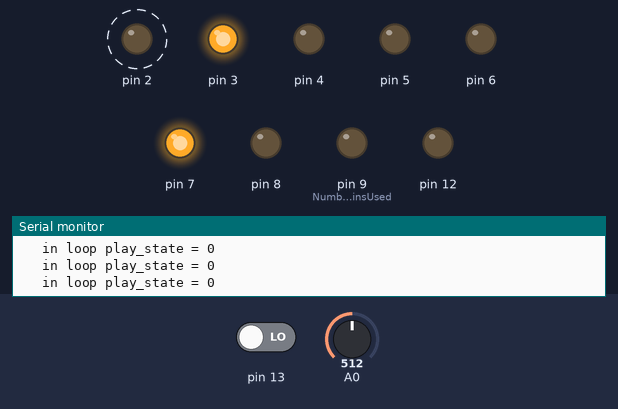
The sketch below on a simulated Arduino Uno, built with avr-gcc and run on an emulated ATmega328P. Parts: output pins drawn as LEDs (lit = HIGH), the last lines printed to the serial monitor. Dashed ring = blinking. Inputs (shaded band) come from the test bench; at power-on: pin 13 LOW, A0 = 512. Random numbers use the default seed unless the sketch sets one; the audio player accepts every command and is not drawn.

Above: at 8.7 s.
8.8 s: pin 13 driven HIGH
At 10.53 s:
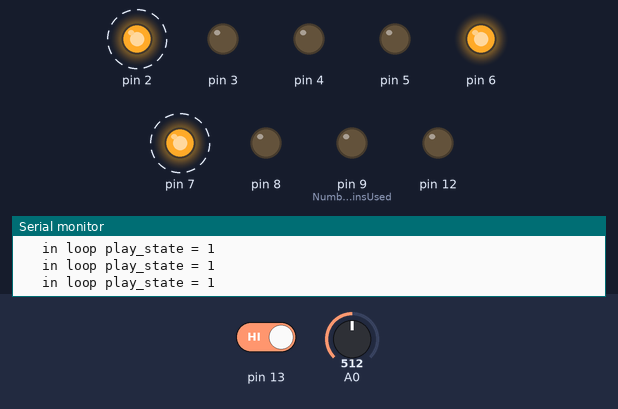
11.8 s: pin 13 driven LOW
At 12.01 s:
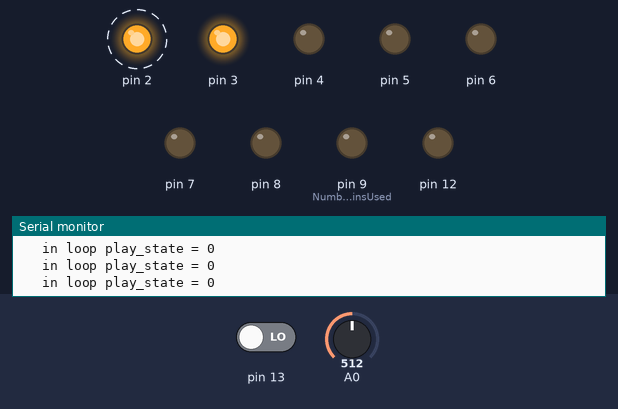
14.8 s: pin 13 driven HIGH
At 17.66 s:
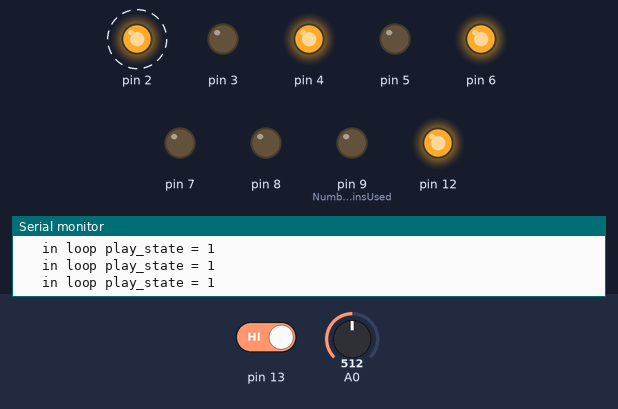
17.8 s: pin 13 driven LOW
At 18.07 s:
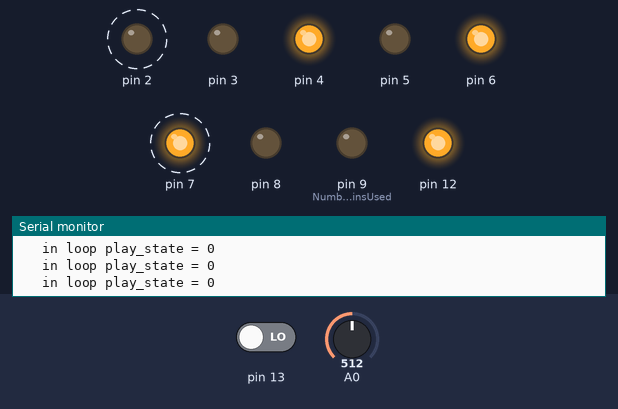
20.8 s: pin 13 driven HIGH
23.8 s: pin 13 driven LOW
Timing chart, 0 to 32.3 s (numbered marks = the images above; inputs shaded):
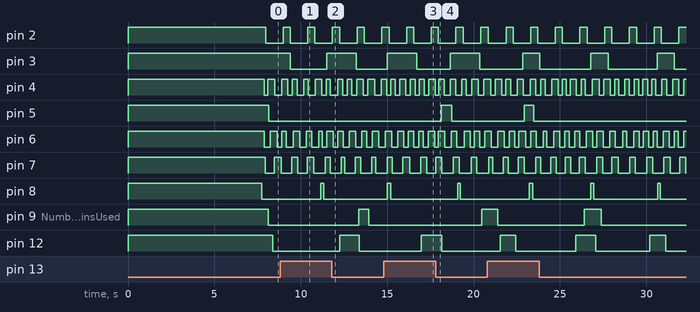

The sketch:

Waterfall.ino
```cpp
#include "SoftwareSerial.h"
#include "DFRobotDFPlayerMini.h"
#include <Wire.h>
//#include <LiquidCrystal_I2C.h>
SoftwareSerial mySoftwareSerial(10,11); // RX, TX
DFRobotDFPlayerMini myDFPlayer;  //Instantiate myDFPlayer
int maxSongs = 1;  //How many songs are on the SD card?  Not used in this program


/*
 There are nine slots for storing control values for LED.  For each slot we store the number of
 the pin controlled by this slot and its current state ("ON" or "OFF"). For analog controlled LEDs
 three additional states exist : "RISE", "DWELL" and "FALL")
 We also note whether the pin is Digital or Analog ("D" or "A"). MinOnTime and MaxOnTime
 represent the upper and lower bounds for how long, in milliseconds, that this LED in this slot
 may be on without cycling off.  MinOffTime and MaxOffTime represent the upper and lower bounds for
 how long, in milliseconds, that the LED in this slot may be off without cycling on.  NextStateChangeTime
 represents the next time, in milliseconds, when the LED in this slot is scheduled to cycle
 into its opposite state.

 */
int PinNumber[10];
String LEDState[10];
char AnalogOrDigital[10];
unsigned int MinOnTime[10];
unsigned int MaxOnTime[10];
unsigned int MinOffTime[10];
unsigned int MaxOffTime[10];
unsigned long StartTime[10];
unsigned long NextStateChangeTime[10];
int RisePercent[10];
int FallPercent[10];


int i;
long currentSong=1;
int A0Value;
unsigned long newSeed;
boolean play_state;
int NumberOfPinsUsed;
//
// Most displays are at address 0x27, but some are 0x35; use the SCANNER program
// available at some Arduino sites to see which you have, or if 0x27 fails,
// try 0x35.
//

//LiquidCrystal_I2C lcd=LiquidCrystal_I2C(0x27,20,4);

void setup()
{
   pinMode(2,OUTPUT);
   pinMode(3,OUTPUT);
   pinMode(4,OUTPUT);
   pinMode(5,OUTPUT);
   pinMode(6,OUTPUT);
   pinMode(7,OUTPUT);
   pinMode(8,OUTPUT);
   pinMode(9,OUTPUT);
   pinMode(12,OUTPUT);

   digitalWrite(2,HIGH);
   digitalWrite(3,HIGH);
   digitalWrite(4,HIGH);
   digitalWrite(5,HIGH);
   digitalWrite(6,HIGH);
   digitalWrite(7,HIGH);
   digitalWrite(8,HIGH);
   digitalWrite(9,HIGH);
   digitalWrite(12,HIGH);

   delay(5000);

   mySoftwareSerial.begin(9600);  //Start serial communication
   Serial.println("Waterfall 06/30/20");
   //lcd.init();
   //lcd.backlight();
   //lcd.setCursor(0,0);
   //lcd.print("Waterfall   06/30/20");
   //lcd.setCursor(1,1);
   //lcd.print("                    ");
   A0Value=analogRead(0);
   newSeed=millis()*A0Value;
   randomSeed(newSeed);
   //Serial.print("newSeed=");Serial.print(newSeed);  Serial.print("   A0Value=");Serial.println(A0Value);
   //pinMode(buttonPin, INPUT_PULLUP);
   delay(500);
   Serial.begin(9600);
   Serial.println("DFRobot DFPlayer Mini");
   Serial.println("Initializing DFPlayer... (please wait 3~5 seconds)");


   if (!myDFPlayer.begin(mySoftwareSerial))
      {
      Serial.println("Initialization Failure:");
      Serial.println("1.Check the connections to the DFPlayer Mini");
      Serial.println("2.Make certain the SD card is inserted in the player");
      //lcd.setCursor(0,1);lcd.print("Player init failure");
      while (true);  //remove comment after MP3 Player installed
      }


   Serial.println();
   Serial.println("DFPlayer Mini Module initialized!");
   delay(1000);
   A0Value=analogRead(0);
   newSeed=millis()*A0Value;
   randomSeed(newSeed);
   Serial.print("newSeed=");Serial.print(newSeed);  Serial.print("   A0Value=");Serial.println(A0Value);


//initialize LED Slot Parameters
//
//  by my convention, the red wire is on the long LED lead (anode),
//  and the black wire is on the shorter lead (cathode).  The black
//  wire will have the resistor, and is connected to the ground bus.
//  Which by elimination means that the red wire is connected to a
//  digital pin.
//


NumberOfPinsUsed=9;

PinNumber[1]=2;                 //  by default, pin 2 is a consistant "heart beat"
   AnalogOrDigital[1]='D';
   LEDState[1]="OFF";
   MinOnTime[1]=400;            //  all instances must be less than 65000
   MaxOnTime[1]=400;            //  all instances must be less than 65000
   MinOffTime[1]=1000;          //  all instances must be less than 65000
   MaxOffTime[1]=1000;          //  all instances must be less than 65000
   NextStateChangeTime[1]=500;

PinNumber[2]=3;
   AnalogOrDigital[2]='D';
   LEDState[2]="OFF";
   MinOnTime[2]=500;
   MaxOnTime[2]=2000;
   MinOffTime[2]=1500;
   MaxOffTime[2]=3000;
   NextStateChangeTime[2]=8000;

PinNumber[3]=4;
   AnalogOrDigital[3]='D';
   LEDState[3]="OFF";
   MinOnTime[3]=200;
   MaxOnTime[3]=400;
   MinOffTime[3]=200;
   MaxOffTime[3]=400;
   NextStateChangeTime[3]=2000;

PinNumber[4]=5;
   AnalogOrDigital[4]='D';
   LEDState[4]="OFF";
   MinOnTime[4]=500;
   MaxOnTime[4]=700;
   MinOffTime[4]=4000;
   MaxOffTime[4]=10000;
   NextStateChangeTime[4]=5000;

PinNumber[5]=6;
   AnalogOrDigital[5]='D';
   LEDState[5]="OFF";
   MinOnTime[5]=200;
   MaxOnTime[5]=400;
   MinOffTime[5]=200;
   MaxOffTime[5]=400;
   NextStateChangeTime[5]=2000;

PinNumber[6]=7;
   AnalogOrDigital[6]='D';
   LEDState[6]="OFF";
   MinOnTime[6]=200;
   MaxOnTime[6]=400;
   MinOffTime[6]=500;
   MaxOffTime[6]=700;
   NextStateChangeTime[6]=2000;

PinNumber[7]=8;
   AnalogOrDigital[7]='D';
   LEDState[7]="OFF";
   MinOnTime[7]=100;
   MaxOnTime[7]=200;
   MinOffTime[7]=2000;
   MaxOffTime[7]=4000;
   NextStateChangeTime[7]=2000;

PinNumber[8]=9;
   AnalogOrDigital[8]='D';
   LEDState[8]="OFF";
   MinOnTime[8]=500;
   MaxOnTime[8]=1000;
   MinOffTime[8]=5000;
   MaxOffTime[8]=7000;
   NextStateChangeTime[8]=2000;

PinNumber[9]=12;
   AnalogOrDigital[9]='D';
   LEDState[9]="OFF";
   MinOnTime[9]=800;
   MaxOnTime[9]=1200;
   MinOffTime[9]=3000;
   MaxOffTime[9]=4000;
   NextStateChangeTime[9]=2000;


//Initialize Player Parameters

   myDFPlayer.setTimeOut(500); //Timeout serial 500ms
   myDFPlayer.volume(30); // Max Volume is 30
   myDFPlayer.EQ(0); //Normal Equalization
   //maxSongs = myDFPlayer.readFileCounts(DFPLAYER_DEVICE_SD);
   Serial.println();
   //lcd.setCursor(0,1);lcd.print("Player init success");
   delay(500);
   myDFPlayer.play(currentSong);
   play_state=digitalRead(13);  //Is the MP3 device playing anything at the moment?
Serial.print("in setup, play_state = ");Serial.println(play_state);


}

void loop()
{

//
//  check to see if the player has come to the end of the background MP3 file
//
play_state=digitalRead(13);
Serial.print("   in loop play_state = ");Serial.println(play_state);


 if(play_state==true)
   {
    myDFPlayer.play(currentSong);
   }

//
//   Cycle through the LED Slots
//
   for (i = 1; i <= NumberOfPinsUsed; i++)
   {
    CheckStatus(i, millis());
  }
} //  end of main loop


void CheckStatus(int index, unsigned long Xmillis)
   {
    int LocalPinNumber;
    String LocalLEDState;
    unsigned long LocalNextStateChangeTime;
    unsigned long Localmillis;
    unsigned long Delta;

    LocalPinNumber=PinNumber[index];
    LocalLEDState=LEDState[index];
    Localmillis=Xmillis;


    //
    //  Has the NextChangeStateTime for this slot passed?
    //
    if(NextStateChangeTime[index]<=Localmillis)
       {
        //Serial.print("   NextStateChangeTime triggered,  LedState = ");Serial.print(LocalLEDState);
        //Serial.print("  Index = ");Serial.print(index);
       // Serial.print("  millis = ");Serial.print(Localmillis);
        //Serial.print("  AnalogOrDigital = ");Serial.println(AnalogOrDigital[index]);
        if(AnalogOrDigital[index]=='D')  //  Is it a digital pin
           {
           //Serial.println("   AnalogOrDigital: Digital Triggered");
           if(LocalLEDState=="OFF")
              {
              //  we need to transition from dark to light state,
              //  calculate the time of the next state change,
              //  and change the state of the slot
                  //Serial.println("LEDState OFF Triggered");
                  digitalWrite(LocalPinNumber,HIGH);
                  StartTime[index]=Localmillis;
                  NextStateChangeTime[index]=random(MinOnTime[index],MaxOnTime[index])+Localmillis;
                  //Serial.print("      Turning LED ON, NextStateChangeTime = ");Serial.print(NextStateChangeTime[index]);
                  //Serial.print("  Upon leaving, AnalogOrDigital = ");Serial.println(AnalogOrDigital[index]);
                  LEDState[index]="ON";
              }   //  end of LEDState = OFF
          if(LocalLEDState=="ON")
              {
              //  we need to transition from light to dark state
              //  calculate the time of the next state change,
              //  and change the state of the slot

                  //Serial.println("LEDState ON Triggered");
                  digitalWrite(LocalPinNumber,LOW);
                  NextStateChangeTime[index]=random(MinOffTime[index],MaxOffTime[index])+Localmillis;
                  //Serial.print("      Turning LED OFF, NextStateChangeTime = ");Serial.print(NextStateChangeTime[index]);
                  //Serial.print("  Upon leaving, AnalogOrDigital = ");Serial.println(AnalogOrDigital[index]);
                  LEDState[index]="OFF";
              }   //  end of LEDState= ON
           }  // end of AnalogOrDigital = D
        }  //end of NextStateChangeTime
   return 1;
   }
```

Measured:
- by itself, pin 2: alternates HIGH for 0.42 s and LOW for 1.0 s
- by itself, pin 3: alternates HIGH for 1.0 s and LOW for 2.9 s
- by itself, pin 8: alternates HIGH for 0.17 s and LOW for 3.7 s
